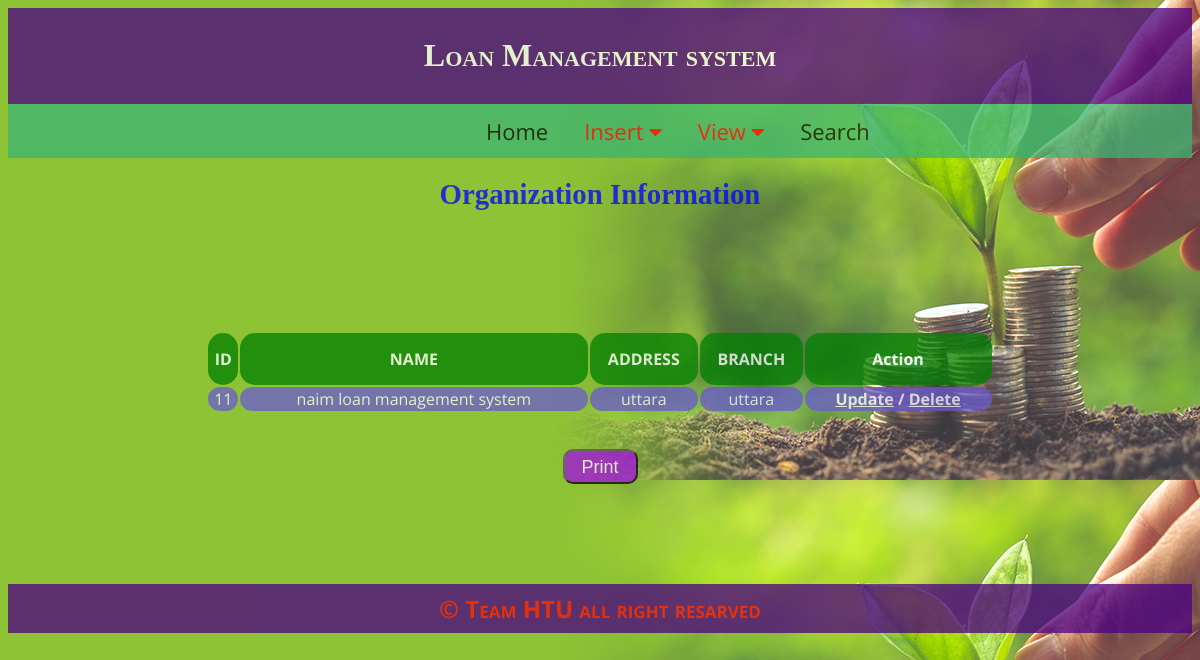
Screenshot of /organization_view.php with the database file from the repository.
### tables this page shows
CREATE TABLE `tb_organization` (
  `org_id` int(44) NOT NULL,
  `Acc_id` int(44) NOT NULL,
  `org_name` text NOT NULL,
  `org_address` varchar(33) NOT NULL,
  `org_branch` varchar(44) NOT NULL
);

### organization_view.php (the view, shortened to what this page needs)
<?php include 'header.php'; ?>
<div id="printableArea">
<h2 align=center><big>Organization Information</big></h2>
<div style="padding: 100px; " >
<?php
$servername = "localhost";
$username = "root";
$password = "";
$dbname = "db_loanmanagementsystem";
$conn = mysqli_connect($servername, $username, $password, $dbname);
$sql = "SELECT * FROM tb_organization";
$result = mysqli_query($conn, $sql);
if ($result->num_rows > 0) {
    echo "<table align=center> <tr> <th>ID</th> <th>NAME</th>  <th>ADDRESS</th> <th>BRANCH</th><th>Action</th> </tr>";
    while($row = $result->fetch_assoc()) {
        echo "<tr> <td>" . $row["org_id"]. "</td> <td>" . $row["org_name"]."</td> <td>". $row["org_address"]."</td> <td>".$row["org_branch"]."</td>   <td>"."<a href='organization_edit.php?id=".$row["org_id"]."'><b>Update</a>"." / "."<a href='organization_delete.php?id=".$row["org_id"]."'>Delete</a>"."</td> </tr>";
    }
    echo "</table>";
}
else {
    echo "0 results";
}
?>
<br><br>
<center><input type="button"style="width: 75px;height: 35px; background: #A20FE2;color: #fff;font-size: 18px;border-radius: 10px;padding: 6px;" onclick="window.location.href='organization_all_print.php'" value="Print" /></center>
    </div>
</div>
<?php include 'footer.php'; ?>

### header.php (style rules this page uses)
h1,h2,h3,big { font-family:Comic Sans MS; }
table { width: 80%; font-family: 'Open Sans', sans-serif;color: #fff; }
th { border: 1px; background-color: green; height: 50px; border-radius: 15px; }
td { text-align: center;border-radius: 15px;border: 1px; }
td a { color: #fff; }
tr:nth-child(even) { background-color: slateblue }
tr:nth-child(odd) { background-color: }
body { opacity:0.75; }
h2 { color:blue; }

### rows the page displays
tb_organization: org "11", org_name "naim loan management system", org_address "uttara", org_branch "uttara"
